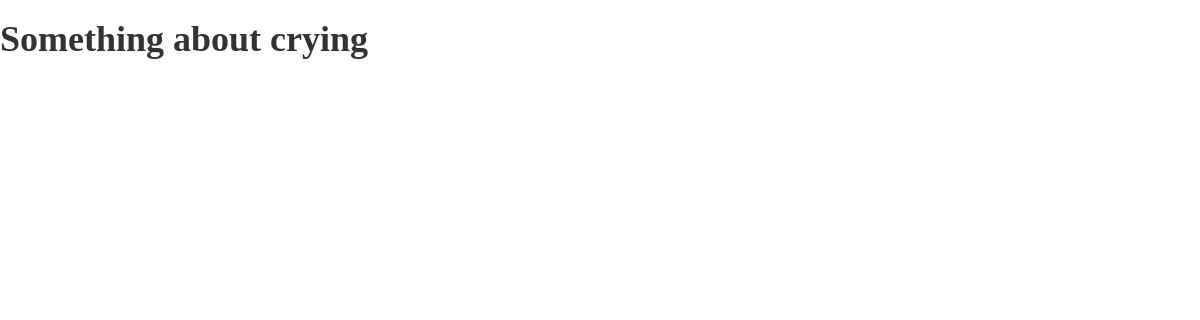
The app's page /question/7/, older data.
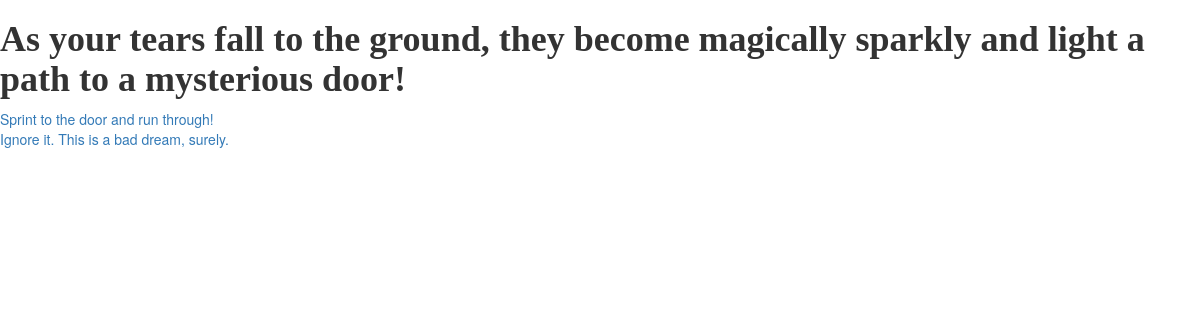
The same page, newer data.
### cobra/models.py (models this page shows, shortened)
class Question(models.Model):
    question_text = models.CharField(max_length=200)
    image = models.ImageField(null=True, blank=True)

class Choice(models.Model):
    choice_text = models.CharField(max_length=200)
    destination = models.ForeignKey('Question')
    question = models.ForeignKey('Question', related_name='choices')
    link = 'LNK'
    sms = 'SMS'
    email = 'EML'
    braintree = 'BT'
    choice_type_choices = (
        (link, 'link'),
        (sms, 'sms'),
        (email, 'email'),
        (braintree, 'braintree'),
    )
    choice_type = models.CharField(
        max_length=15,
        choices=choice_type_choices,
        default=link,
    )

### cobra/views.py (the view)
# urls.py: url(r'^question/(?P<question_id>[0-9]+)/$', display_question, name='display_question'),
def display_question(request, question_id):
    question = get_object_or_404(Question, pk=question_id)
    choices = question.choices.all()
    choice_type = Choice.choice_type
    context = {
        'fun_question': question,
        'fun_choices': choices,
        'choice_type': choice_type
    }
    return render(request, 'hello.html', context)

### cobra/templates/hello.html (shortened to what this page needs)
<html>
<head>
    {% load static %}
    <link rel="stylesheet" href="//maxcdn.bootstrapcdn.com/bootstrap/3.2.0/css/bootstrap.min.css">
    <link rel="stylesheet" href="//maxcdn.bootstrapcdn.com/bootstrap/3.2.0/css/bootstrap-theme.min.css">
    <link rel="stylesheet" href="{% static 'static/stylesheet.css' %}">
</head>
<body>
<h1><b> {{ fun_question.question_text }} </b></h1>
<p>
    {% for choice in fun_choices %}
		{% if choice.choice_type == 'LNK' %}
         <A href="{% url 'display_question' choice.destination_id %}">{{ choice.choice_text }}</A>
        {% elif choice.choice_type == 'SMS' %}
        <A href="{% url 'choice' choice.pk %}">{{ choice.choice_text }}</A>
        {% elif choice.choice_type == 'EML' %}
        <A href="{% url 'email' choice.pk %}">{{ choice.choice_text }}</A>
        {% elif choice.choice_type == 'BT' %}
        <a href="{% url 'braintree' choice.pk %}"> {{ choice.choice_text }} </A>
        {% else %}
<p> cry </p>
        {% endif %}
    <br>
    {% endfor %}
</p>
</body>
</html>

### cobra/static/stylesheet.css (style rules this page uses)
h1, h2, h3, h4 { font-family: 'Lobster', cursive; }

Row changes from the older to the newer data that the page shows:
changed Question: question_text "Something about crying" → "As your tears fall to the ground, they become magically sparkly and light a path to a mysterious door!"
added Choice: choice_text "Sprint to the door and run through!"
added Choice: choice_text "Ignore it. This is a bad dream, surely."
